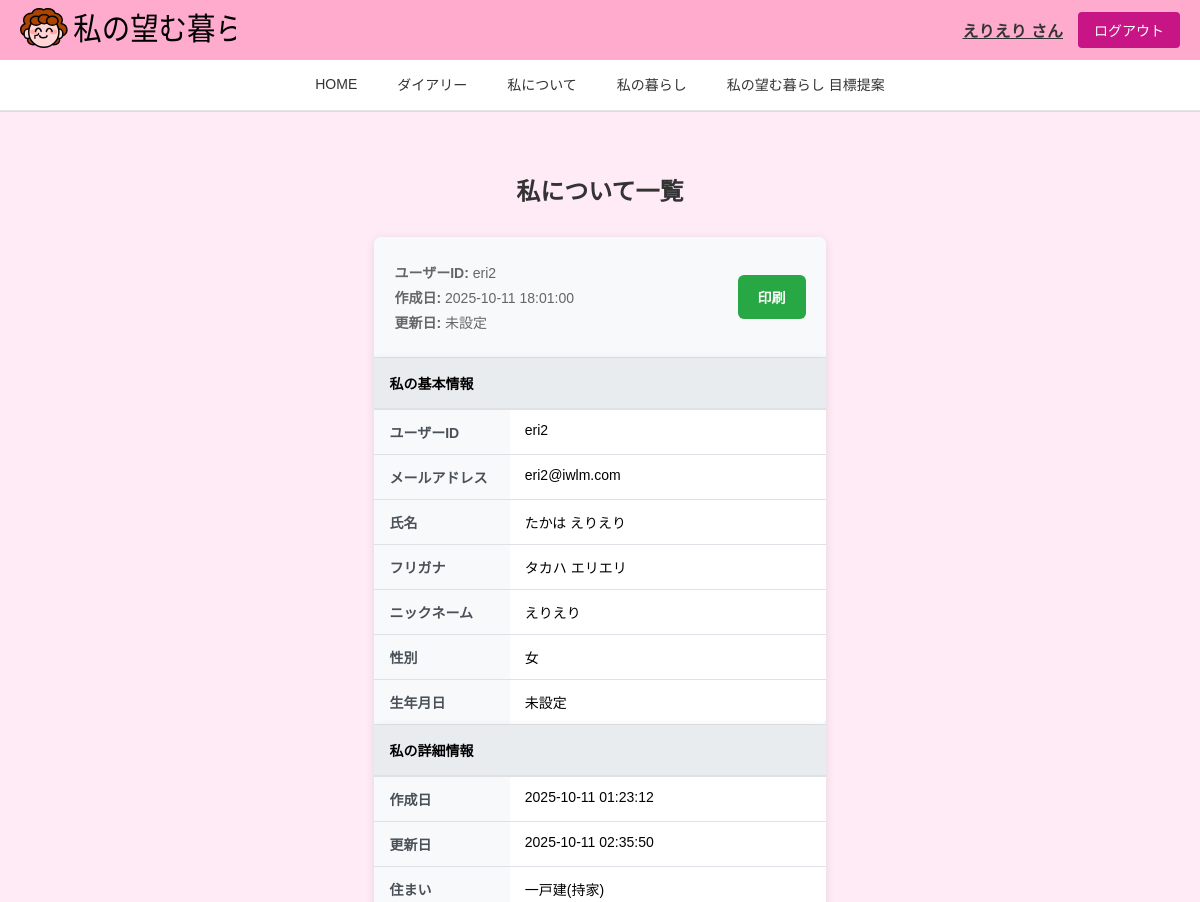
/profile_table (signed in, upper part), run on an earlier commit of the app's database.
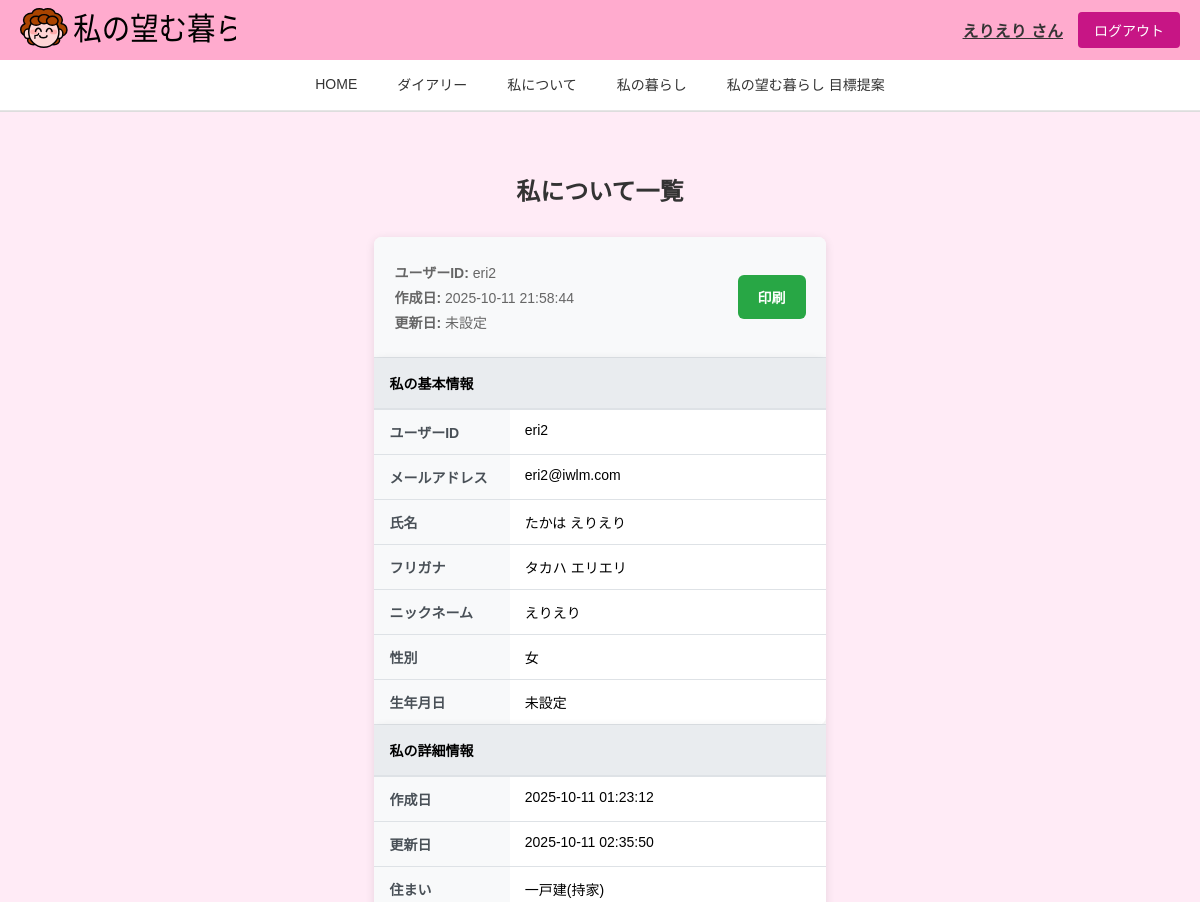
And on a later commit of the database.
### tables this page shows
CREATE TABLE "users"(
  id INT,
  user_id TEXT,
  email TEXT,
  password TEXT,
  user_type TEXT,
  name TEXT,
  furigana TEXT,
  nickname TEXT,
  gender TEXT,
  birth_date NUM,
  family_id1 INT,
  family_id2 INT,
  family_id3 INT,
  created_at NUM,
  updated_at NUM
);

### app.py (the view)
@app.route("/profile_table")
@login_required
def profile_table():
    if session.get("user_type") == "family":
        parent_user_id = session.get("parent_user_id")
        user_data = db.get_user_by_id(parent_user_id)
        profile_data = db.get_profile_by_user_id(parent_user_id)
    else:
        user_data = db.get_user_by_id(session["user_id"])
        profile_data = db.get_profile_by_user_id(session["user_id"])
    return render_template("profile_table.html", user=user_data, profile=profile_data)

### app.py (called while the page is built)
def login_required(f):
    @wraps(f)
    def decorated_function(*args, **kwargs):
        if "user_id" not in session:
            return redirect(url_for("index"))
        return f(*args, **kwargs)
    return decorated_function

### config.py (called while the page is built)
    def get_connection(self):
        conn = sqlite3.connect(self.db_path, timeout=30.0)
        conn.execute("PRAGMA journal_mode=WAL")
        conn.execute("PRAGMA busy_timeout=30000")  # 30秒
        return conn

    def get_user_by_id(self, user_id):
        conn = self.get_connection()
        cursor = conn.cursor()
        cursor.execute(
            """
            SELECT id, user_id, email, password, user_type, name, furigana, nickname,
                   gender, birth_date, family_id1, family_id2, family_id3,
                   created_at, updated_at
            FROM users WHERE user_id = ?
        """,
            (user_id,),
        )
        user = cursor.fetchone()
        conn.close()
        return user

### templates/profile_table.html (shortened to what this page needs)
{% extends "base.html" %}
{% block nickname %}{{ session.get('nickname', 'ゲスト') }}{% endblock %}
{% block content %}
<div class="profile-table-page">
    <h2>私について一覧</h2>
    <div class="table-container">
        <div class="table-header">
            <div class="table-info">
                {% if user %}
                <p><strong>ユーザーID:</strong> {{ user[1] }}</p>
                <p><strong>作成日:</strong> {{ user[14] if user[14] else '未設定' }}</p>
                <p><strong>更新日:</strong> {{ user[15] if user[15] else '未設定' }}</p>
                {% endif %}
            </div>
            <div class="print-export">
                <button onclick="printProfile()" class="print-btn">印刷</button>
            </div>
        </div>
        <table class="profile-table" id="profileTable">
            <thead>
                <tr>
                    <th colspan="2">私の基本情報</th>
                </tr>
            </thead>
            <tbody>
                <tr>
                    <td class="label-cell">ユーザーID</td>
                    <td class="data-cell">{{ user[1] if user else '未設定' }}</td>
                </tr>
                <tr>
                    <td class="label-cell">メールアドレス</td>
                    <td class="data-cell">{{ user[2] if user else '未設定' }}</td>
                </tr>
                <tr>
                    <td class="label-cell">氏名</td>
                    <td class="data-cell">{{ user[5] if user and user[5] else '未設定' }}</td>
                </tr>
                <tr>
                    <td class="label-cell">フリガナ</td>
                    <td class="data-cell">{{ user[6] if user and user[6] else '未設定' }}</td>
                </tr>
                <tr>
                    <td class="label-cell">ニックネーム</td>
                    <td class="data-cell">{{ user[7] if user and user[7] else '未設定' }}</td>
                </tr>
                <tr>
                    <td class="label-cell">性別</td>
                    <td class="data-cell">{{ user[8] if user and user[8] else '未設定' }}</td>
                </tr>
                <tr>
                    <td class="label-cell">生年月日</td>
                    <td class="data-cell">{{ user[9] if user and user[9] else '未設定' }}</td>
                </tr>
            </tbody>
        </table>
        <table class="profile-table" id="profileDetailTable">
            <thead>
                <tr>
                    <th colspan="2">私の詳細情報</th>
                </tr>
            </thead>
            <tbody>
                <tr>
                    <td class="label-cell">作成日</td>
                    <td class="data-cell">{{ profile[13] if profile and profile[13] else '未設定' }}</td>
                </tr>
                <tr>
                    <td class="label-cell">更新日</td>
                    <td class="data-cell">{{ profile[14] if profile and profile[14] else '未設定' }}</td>
                </tr>
                <tr>
                    <td class="label-cell">住まい</td>
                    <td class="data-cell">{{ profile[2] if profile and profile[2] else '未設定' }}</td>
                </tr>
            </tbody>
        </table>
    </div>
</div>
{% endblock %}

What changed in the data, as far as the page shows it:
changed users "えりえり": updated_at "2025-10-11 18:01:00" → "2025-10-11 21:58:44"
